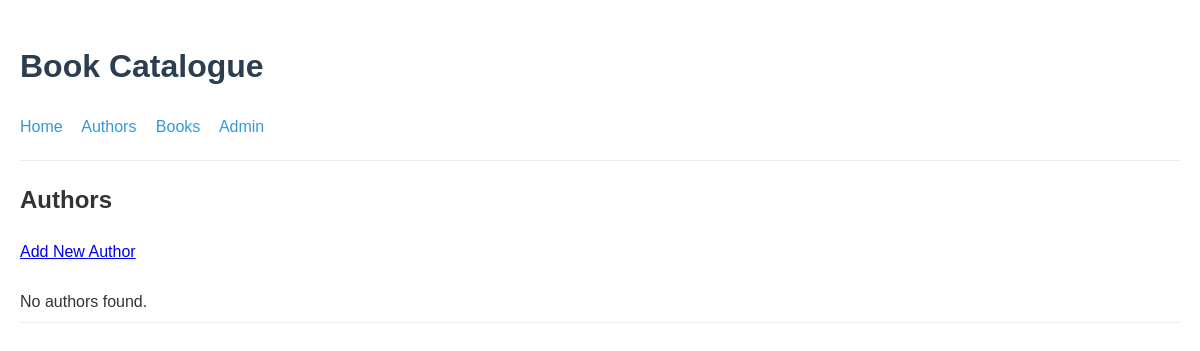
/authors/, run on an earlier commit of the app's database.
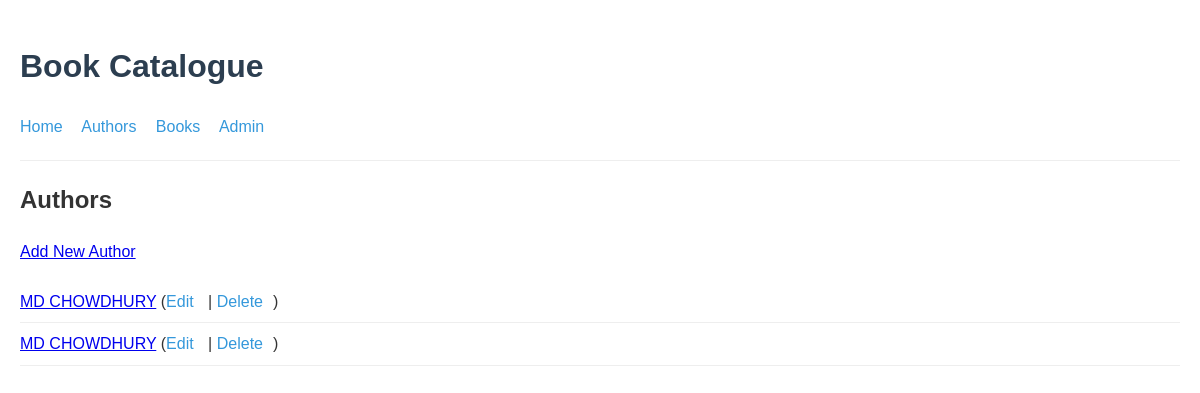
And on a later commit of the database.
### books/models.py (models this page shows, shortened)
class Author(models.Model):
    first_name = models.CharField(max_length=100)
    last_name = models.CharField(max_length=100)
    bio = models.TextField(blank=True, null=True)
    birth_date = models.DateField(blank=True, null=True)
    class Meta:
        ordering = ['last_name', 'first_name']
        verbose_name = 'Author'
        verbose_name_plural = 'Authors'
    def __str__(self) -> str:
        return f"{self.first_name} {self.last_name}"

### books/views.py (the view)
# urls.py: path('authors/', views.AuthorListView.as_view(), name='author-list'),
class AuthorListView(ListView):
    model = Author
    template_name = 'books/author_list.html'
    context_object_name = 'authors'

### books/templates/books/author_list.html
{% extends "books/base.html" %}
{% block content %}
    <div class="container">
        <h2>Authors</h2>
        <a href="{% url 'books:author-create' %}">Add New Author</a>
        <ul class="list">
            {% for author in authors %}
                <li>
                    <a href="{% url 'books:author-detail' author.pk %}">{{ author }}</a>
                    <span class="actions">
                        (<a href="{% url 'books:author-update' author.pk %}">Edit</a> |
                        <a href="{% url 'books:author-delete' author.pk %}">Delete</a>)
                    </span>
                </li>
            {% empty %}
                <li>No authors found.</li>
            {% endfor %}
        </ul>
    </div>
{% endblock %}

What changed in the data, as far as the page shows it:
added Author: first_name+last_name "MD CHOWDHURY"
added Author: first_name+last_name "MD CHOWDHURY"
Also different on the page:
text no longer shown: "No authors found."
